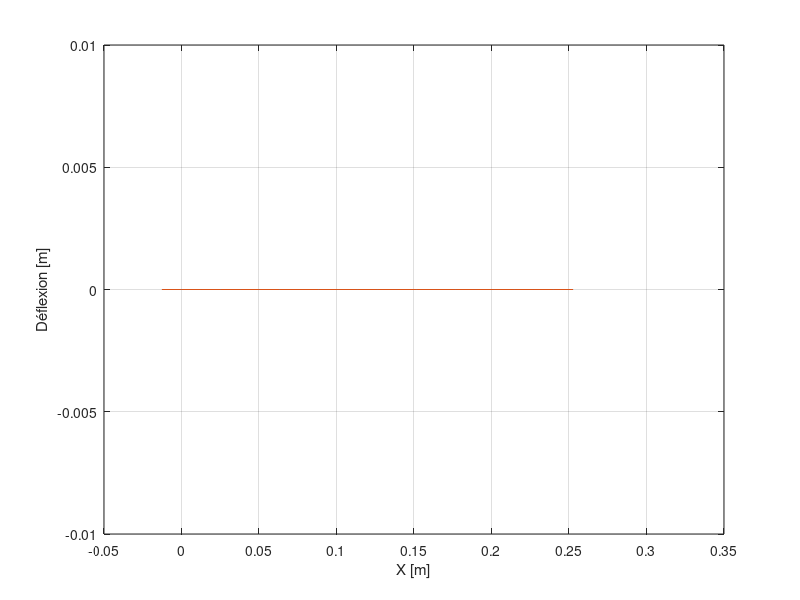
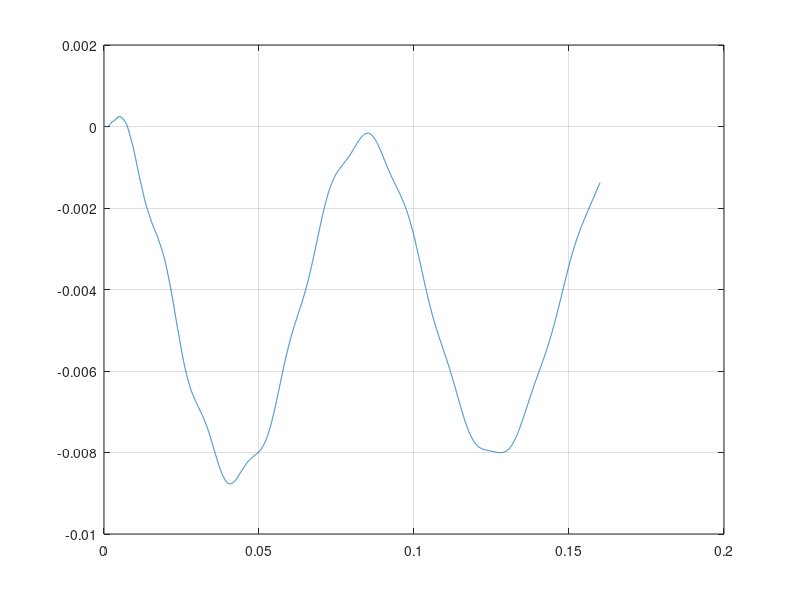

Source code (MATLAB) for these figures, in order:
close all 
clear all
clc

%UNITÉS DU SI PARTOUT

%Paramètres de la poutre
b = 74e-3;
h = 1.59e-3; %Hauteur
l = 301e-3;  %On sen calisse... the fuck is he doing here?
L = 240e-3;  %Longueur
%m = 66e-3; %The fuck il sert a quoi Sam??
densite = 1937.18;
f = 12.17;

%Densité linéique
mu = densite*b*h;
%Moment quadratique
J = b*h^3/12;
%Module de Young
E = (mu*(2*pi*f)^2/J)*(L/1.875)^4;
%Amortissement
B = 5.91*(mu*L + 20e-3);

%Nombre d'incréments à calculer (par exemple, 0 à 11000 bonds de dt dans la
%simulation)
nx = 20;
nt = 8000;

%Incréments
dt = 2e-5;
dx = L/(nx-1);



%Liste d'éléments spaciaux
x = -dx:dx:L+dx; 
nx = nx + 2; %Nombre d'elements



% if(mu_simu > 0.5)
%     warning("La simulation ne sera pas stable")
% end

%Array de force appliquée
F = zeros(1, nx);
F(11) = -100e-3*9.81;
% F(20) = -0.588;

w = 1 * fliplr(0.001*sin(pi*x/(2*L)));

%Initialisation des arrays d'état passé, présent et futur
w_old = zeros(1, nx);
w = zeros(1, nx);
w_new = zeros(1, nx);

%Forme initiale de lame
w_init = zeros(1, nx); 

%Position du bout de la lame en fonction du temps
position_bout = zeros(1, nt+1); 

%Pour l'EDO
coeff1 = (E * J)/(dx^4);
coeff2 = mu/(dt^2);
coeff3 = B/dt;
coeff4 = ((mu/dt^2)+(B/dt))^(-1);

% Figure animée du bout de la lame
% h2 = plot(0:nt, position_bout);
% xlabel("temps [s]")
% ylabel("Déflexion [m]")
% ylim([-0.01,0.01])
% grid on

%Figure qui sera animée
h = plot(x, w_init, x, w_new);
xlabel("X [m]")
ylabel("Déflexion [m]")
ylim([-0.01,0.01])
grid on




for n = 0:nt
    i = 3:nx-2;
    
    w_new = zeros(1, nx);
    w_new(i) = (-coeff1*(w(i+2)-4*w(i+1)+6*w(i)-4*w(i-1)+w(i-2)) - coeff2*(-2*w(i)+w_old(i)) + coeff3*w(i) + F(i)/dx)*coeff4;
    
    %Déflexion à l'extrémité
    w_new(end-1) = 2*w(end-2)-w(end-3);
    w_new(end) = 2*w(end-1)-w(end-2);
    
    %Réassignations
    w_old = w;
    w = w_new;
    
    position_bout(n+1) = w(end);
    
    %set(h(2), "Ydata", w_new);
    drawnow
    %set(h2(1), "Ydata", position_bout);
    
end
figure 
plot((0:dt:(nt*dt)), position_bout)
grid on